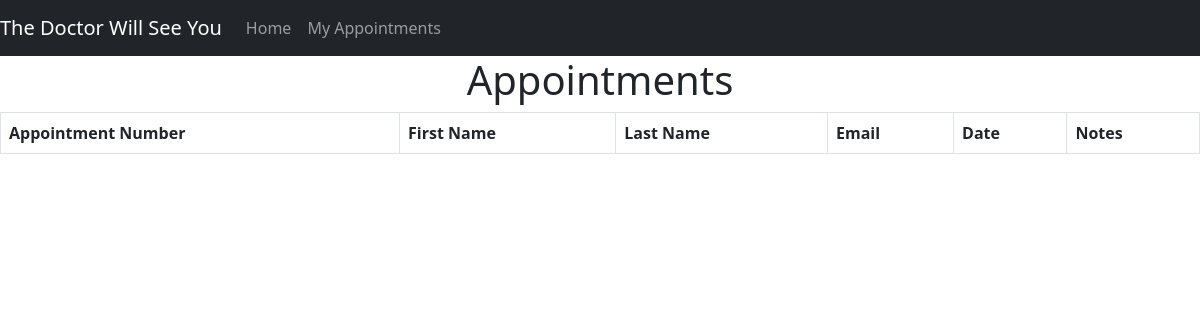
/index.php?action=viewAppointments, run on an earlier commit of the app's database.
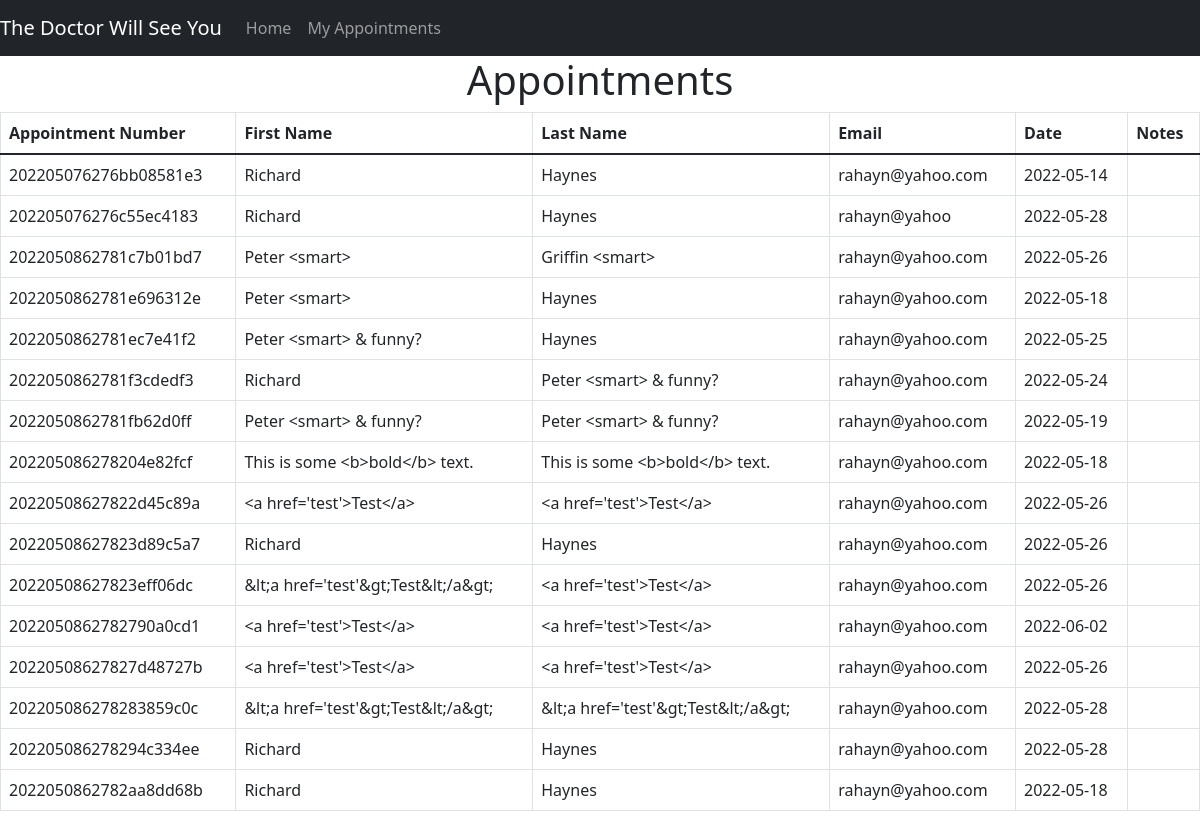
And on a later commit of the database.
### tables this page shows
CREATE TABLE "Appointments" (
    "Id" INTEGER NOT NULL CONSTRAINT "PK_Appointments" PRIMARY KEY AUTOINCREMENT,
    "AppointmentNumber" TEXT NOT NULL,
    "Firstname" TEXT NOT NULL,
    "Lastname" TEXT NOT NULL,
    "EmailAddress" TEXT NOT NULL,
    "AppointmentDate" TEXT NOT NULL,
    "Notes" TEXT NULL);

### Controllers/IndexController.php (called while the page is built, shortened)
<?php
require_once('Data/Dbcontext.php');
class IndexController
{
    private $dbcontext;
    public function __construct()
    {
        $this->dbcontext = new Dbcontext();
    }
    public function LoadViewAppointmentsPage()
    {
        try
        {
            $title = "Appointments";
            $appointments = $this->dbcontext->GetAppointments();
            require_once('Views/ViewAppointments.php');
        }
        catch(PDOException $ex)
        {
            error_log($ex->getMessage());
            require_once('Views/error.php');
        }
        catch(Error $ex)
        {
            error_log($ex->getMessage());
            require_once('Views/error.php');
        }
    }
}

### Data/Dbcontext.php (called while the page is built, shortened)
<?php
class Dbcontext extends SQLite3
{
    private $pdo;
    function __construct()
    {
        $this->pdo = new PDO('sqlite:Data/app.db');
    }
    public function GetAppointments()
    {
        $query = $this->pdo->query('SELECT AppointmentNumber, Firstname, Lastname, EmailAddress, AppointmentDate, Notes FROM Appointments');
        $query->execute();
        $result = $query->fetchAll(PDO::FETCH_ASSOC);
        return $result;
    }
}

### Views/ViewAppointments.php (the view)
<?php
require_once('header.php');
require_once("Controllers/IndexController.php");
?>
<div class="text-center">
    <h1><?php echo $title ?></h1>
</div>
<div>
<table class="table table-hover table-bordered">
        <thead>
            <tr>
                <th>Appointment Number</th>
                <th>First Name</th>
                <th>Last Name</th>
                <th>Email</th>
                <th>Date</th>
                <th>Notes</th>
            </tr>
        </thead>
        <tbody>
            <?php
            if(isset($appointments) && !empty($appointments))
            {
                foreach($appointments as $appointment)
                {
                    ?>
                    <tr>
                        <td><?php echo $appointment["AppointmentNumber"] ?></td>
                        <td><?php echo $appointment["Firstname"] ?></td>
                        <td><?php echo $appointment["Lastname"] ?></td>
                        <td><?php echo $appointment["EmailAddress"] ?></td>
                        <td><?php echo $appointment["AppointmentDate"] ?></td>
                        <td><?php echo $appointment["Notes"] ?></td>
                    </tr>
                    <?php
                }
            }
            ?>
        </tbody>
    </table>
</div>

### index.php (shortened to what this page needs)
<?php
require_once("Controllers/IndexController.php");
$action = $_REQUEST['action'] ?? "";
$index = new IndexController();
switch($action)
{
    case 'viewAppointments':
        $index->LoadViewAppointmentsPage();
        break;
}

### Views/header.php (shortened to what this page needs)
<!DOCTYPE html>
<html lang="en">
<head>
    <link href="https://cdn.jsdelivr.net/npm/bootstrap@5.1.3/dist/css/bootstrap.min.css" rel="stylesheet">
</head>
<nav class="navbar navbar-expand-lg navbar-dark bg-dark">
  <a class="navbar-brand" href="#">The Doctor Will See You</a>
  <div class="collapse navbar-collapse" id="navbarNav">
    <ul class="navbar-nav">
      <li class="nav-item active">
        <a class="nav-link" href="/">Home</a>
      </li>
      <li class="nav-item">
        <a class="nav-link" href="index.php?action=viewAppointments">My Appointments</a>
      </li>
    </ul>
  </div>
</nav>

What changed in the data, as far as the page shows it:
added appointments: AppointmentNumber "202205076276bb08581e3", Firstname "Richard", Lastname "Haynes", EmailAddress "rahayn@yahoo.com", AppointmentDate "2022-05-14"
added appointments: AppointmentNumber "202205076276c55ec4183", Firstname "Richard", Lastname "Haynes", EmailAddress "rahayn@yahoo", AppointmentDate "2022-05-28"
added appointments: AppointmentNumber "2022050862781c7b01bd7", Firstname "Peter <smart>", Lastname "Griffin <smart>", EmailAddress "rahayn@yahoo.com", AppointmentDate "2022-05-26"
added appointments: AppointmentNumber "2022050862781e696312e", Firstname "Peter <smart>", Lastname "Haynes", EmailAddress "rahayn@yahoo.com", AppointmentDate "2022-05-18"
added appointments: AppointmentNumber "2022050862781ec7e41f2", Firstname "Peter <smart> & funny?", Lastname "Haynes", EmailAddress "rahayn@yahoo.com", AppointmentDate "2022-05-25"
added appointments: AppointmentNumber "2022050862781f3cdedf3", Firstname "Richard", Lastname "Peter <smart> & funny?", EmailAddress "rahayn@yahoo.com", AppointmentDate "2022-05-24"
added appointments: AppointmentNumber "2022050862781fb62d0ff", Firstname "Peter <smart> & funny?", Lastname "Peter <smart> & funny?", EmailAddress "rahayn@yahoo.com", AppointmentDate "2022-05-19"
added appointments: AppointmentNumber "202205086278204e82fcf", Firstname "This is some <b>bold</b> text.", Lastname "This is some <b>bold</b> text.", EmailAddress "rahayn@yahoo.com", AppointmentDate "2022-05-18"
added appointments: AppointmentNumber "20220508627822d45c89a", Firstname "<a href='test'>Test</a>", Lastname "<a href='test'>Test</a>", EmailAddress "rahayn@yahoo.com", AppointmentDate "2022-05-26"
added appointments: AppointmentNumber "20220508627823d89c5a7", Firstname "Richard", Lastname "Haynes", EmailAddress "rahayn@yahoo.com", AppointmentDate "2022-05-26"
added appointments: AppointmentNumber "20220508627823eff06dc", Firstname "&lt;a href='test'&gt;Test&lt;/a&gt;", Lastname "<a href='test'>Test</a>", EmailAddress "rahayn@yahoo.com", AppointmentDate "2022-05-26"
added appointments: AppointmentNumber "2022050862782790a0cd1", Firstname "<a href='test'>Test</a>", Lastname "<a href='test'>Test</a>", EmailAddress "rahayn@yahoo.com", AppointmentDate "2022-06-02"
added appointments: AppointmentNumber "20220508627827d48727b", Firstname "<a href='test'>Test</a>", Lastname "<a href='test'>Test</a>", EmailAddress "rahayn@yahoo.com", AppointmentDate "2022-05-26"
added appointments: AppointmentNumber "202205086278283859c0c", Firstname "&lt;a href='test'&gt;Test&lt;/a&gt;", Lastname "&lt;a href='test'&gt;Test&lt;/a&gt;", EmailAddress "rahayn@yahoo.com", AppointmentDate "2022-05-28"
added appointments: AppointmentNumber "202205086278294c334ee", Firstname "Richard", Lastname "Haynes", EmailAddress "rahayn@yahoo.com", AppointmentDate "2022-05-28"
added appointments: AppointmentNumber "2022050862782aa8dd68b", Firstname "Richard", Lastname "Haynes", EmailAddress "rahayn@yahoo.com", AppointmentDate "2022-05-18"
